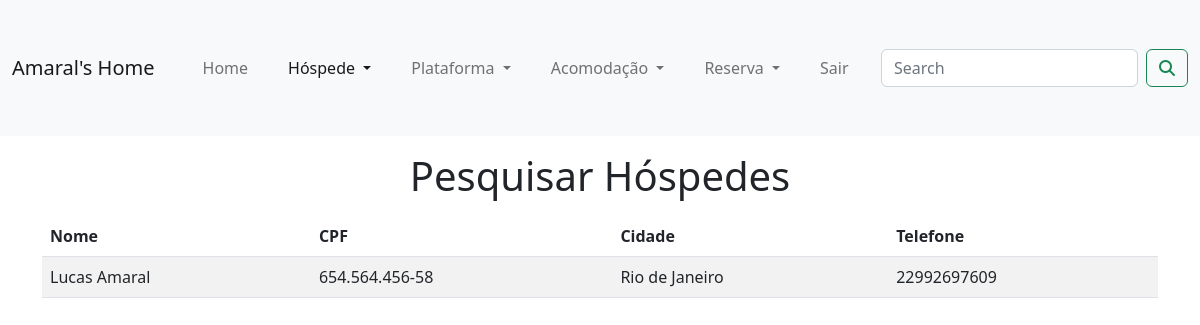
The page /hospede/pesquisa_hospede/ on the database its author committed.
### hospede/models.py (models this page shows, shortened)
class Hospede(models.Model):
    nome = models.CharField(max_length=200)
    tipo = models.CharField(max_length=200)
    cpf = models.CharField(max_length=14)
    mei = models.CharField(max_length=18)
    cep = models.CharField(max_length=200)
    endereco = models.CharField(max_length=200)
    numero = models.CharField(max_length=200)
    complemento = models.CharField(max_length=200)
    bairro = models.CharField(max_length=200)
    cidade = models.CharField(max_length=200)
    estado = models.CharField(max_length=200)
    pais = models.CharField(max_length=200)
    telefone = models.CharField(max_length=200)
    slug = models.SlugField()
    dt_cadastro = models.DateTimeField(auto_now=True)
    dt_update = models.DateTimeField(auto_now=True)
    cadastrado_por = models.ForeignKey(User, on_delete=models.DO_NOTHING)

### hospede/views.py (the view)
# urls.py: path('pesquisa_hospede/', pesquisa_hospede, name='pesquisa_hospede'),
def pesquisa_hospede(request):
    try:
        hospedes = Hospede.objects.all()
    except:
        hospedes = None
    return render(request, 'pesquisa_hospede.html', {'hospedes': hospedes, 'pagina': 'Pesquisar Hóspedes'})

### hospede/templates/pesquisa_hospede.html (shortened to what this page needs)
{% extends 'base.html' %}
{% load static %}
{% load crispy_forms_tags %}
{% block content %}
{% include 'navbar.html' with active=pagina %}
    <div class='container'>
        <h1 class="text-center my-3">{{pagina}}</h1>
        <table class="table table-striped">
            <thead>
                <th>Nome</th>
                <th>CPF</th>
                <th>Cidade</th>
                <th>Telefone</th>
            <thead>
            <tbody>
                {% for h in hospedes %}
                <td>{{h.nome}}</td>
                <td>{{h.cpf}}</td>
                <td>{{h.cidade}}</td>
                <td>{{h.telefone}}</td>
                {% endfor %}
            </tbody>
        </table>
</div>
{% endblock content %}

### rows shown on the page
Hospede: nome "Lucas Amaral", cpf "654.564.456-58", cidade "Rio de Janeiro", telefone "22992697609"

### other values the page prints
{{ pagina }} "Pesquisar Hóspedes"
